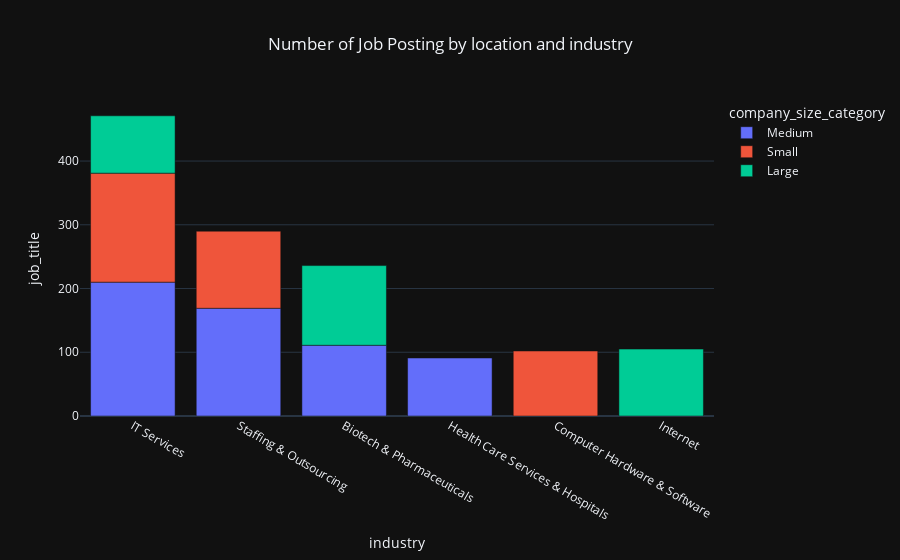

Here is the notebook cell this chart was saved with:
### Code cell
fig = px.bar(data_frame=roles_by_industry.head(10), x = "industry",
                                                    y = "job_title",
                                                    color = "company_size_category",
                                                    title="Number of Job Posting by location and industry", 
                                                    template=PLOTLY_THEME)
fig.update_layout(title_x=0.5)
fig.show()

### Figure 1 — Plotly figure (JSON) as saved in the notebook; plotly's stock layout.template omitted (floating-point values rounded to 4 significant figures)
{"data": [{"alignmentgroup": "True", "hovertemplate": "company_size_category=Medium<br>industry=%{x}<br>job_title=%{y}<extra></extra>", "legendgroup": "Medium", "marker": {"color": "#636efa", "pattern": {"shape": ""}}, "name": "Medium", "offsetgroup": "Medium", "orientation": "v", "showlegend": true, "textposition": "auto", "type": "bar", "x": ["IT Services", "Staffing & Outsourcing", "Biotech & Pharmaceuticals", "Health Care Services & Hospitals"], "xaxis": "x", "y": [210, 169, 111, 91], "yaxis": "y"}, {"alignmentgroup": "True", "hovertemplate": "company_size_category=Small<br>industry=%{x}<br>job_title=%{y}<extra></extra>", "legendgroup": "Small", "marker": {"color": "#EF553B", "pattern": {"shape": ""}}, "name": "Small", "offsetgroup": "Small", "orientation": "v", "showlegend": true, "textposition": "auto", "type": "bar", "x": ["IT Services", "Staffing & Outsourcing", "Computer Hardware & Software"], "xaxis": "x", "y": [171, 121, 102], "yaxis": "y"}, {"alignmentgroup": "True", "hovertemplate": "company_size_category=Large<br>industry=%{x}<br>job_title=%{y}<extra></extra>", "legendgroup": "Large", "marker": {"color": "#00cc96", "pattern": {"shape": ""}}, "name": "Large", "offsetgroup": "Large", "orientation": "v", "showlegend": true, "textposition": "auto", "type": "bar", "x": ["Biotech & Pharmaceuticals", "Internet", "IT Services"], "xaxis": "x", "y": [125, 105, 90], "yaxis": "y"}], "layout": {"barmode": "relative", "legend": {"title": {"text": "company_size_category"}, "tracegroupgap": 0}, "title": {"text": "Number of Job Posting by location and industry", "x": 0.5}, "xaxis": {"anchor": "y", "domain": [0, 1], "title": {"text": "industry"}}, "yaxis": {"anchor": "x", "domain": [0, 1], "title": {"text": "job_title"}}}}
